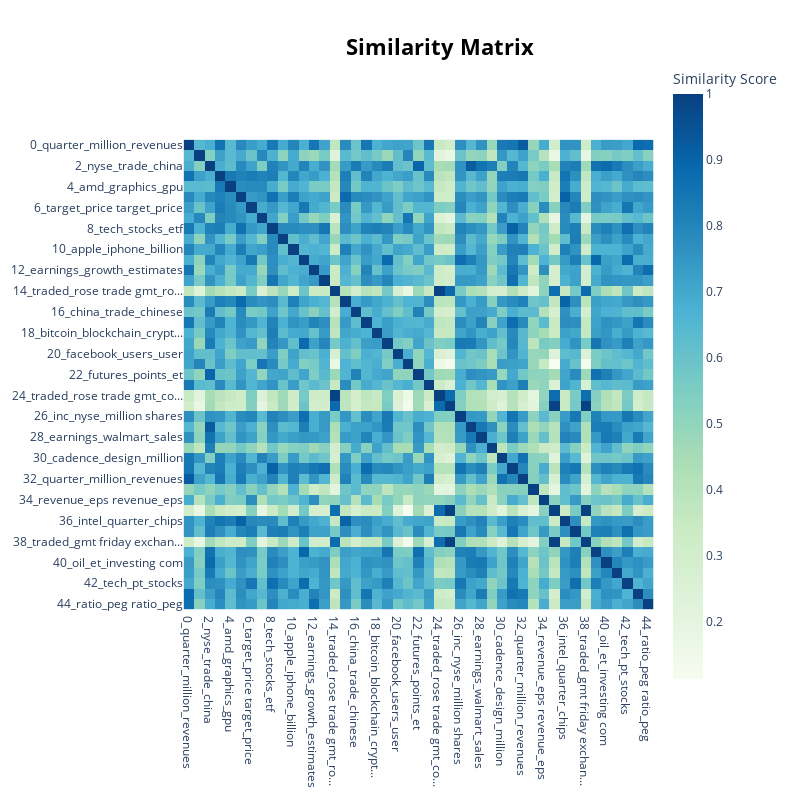

Write notebook code for a chart like this one.
### Code cell
default_topic_model.visualize_heatmap()

### Figure 1 — Plotly figure (JSON) as saved in the notebook; plotly's stock layout.template omitted (floating-point values rounded to 4 significant figures; data arrays with more than 128 entries replaced by an {"elided": "..."} marker saying what was removed)
{"data": [{"coloraxis": "coloraxis", "hovertemplate": "x: %{x}<br>y: %{y}<br>Similarity Score: %{z}<extra></extra>", "name": "0", "type": "heatmap", "x": ["0_quarter_million_revenues", "1_driving_self_self driving", "2_nyse_trade_china", "3_gaming_quarter_billion", "4_amd_graphics_gpu", "5_semiconductor_earnings_in...", "6_target_price target_price", "7_intel_ai_chips", "8_tech_stocks_etf", "9_inc_close_performers", "10_apple_iphone_billion", "11_resistance_stock_towards", "12_earnings_growth_estimates", "13_stocks_tracey_investment", "14_traded_rose trade gmt_ro...", "15_micron_quarter_dram", "16_china_trade_chinese", "17_analyst_research_reports", "18_bitcoin_blockchain_crypt...", "19_day_trading_call", "20_facebook_users_user", "21_ai_robotics_ml", "22_futures_points_et", "23_storage_pure storage_wes...", "24_traded_rose trade gmt_co...", "25_traded_fell trade gmt_co...", "26_inc_nyse_million shares", "27_might_week_market", "28_earnings_walmart_sales", "29_us_targets_scenario", "30_cadence_design_million", "31_stocks_earnings_shares", "32_quarter_million_revenues", "33_qualcomm_commission_said", "34_revenue_eps revenue_eps", "35_traded_com fell trade_co...", "36_intel_quarter_chips", "37_stock_nyse_com stocks fo...", "38_traded_gmt friday exchan...", "39_resistance_stock_around", "40_oil_et_investing com", "41_percent_index_reuters", "42_tech_pt_stocks", "43_investment_earnings_elas...", "44_ratio_peg ratio_peg"], "xaxis": "x", "y": ["0_quarter_million_revenues", "1_driving_self_self driving", "2_nyse_trade_china", "3_gaming_quarter_billion", "4_amd_graphics_gpu", "5_semiconductor_earnings_in...", "6_target_price target_price", "7_intel_ai_chips", "8_tech_stocks_etf", "9_inc_close_performers", "10_apple_iphone_billion", "11_resistance_stock_towards", "12_earnings_growth_estimates", "13_stocks_tracey_investment", "14_traded_rose trade gmt_ro...", "15_micron_quarter_dram", "16_china_trade_chinese", "17_analyst_research_reports", "18_bitcoin_blockchain_crypt...", "19_day_trading_call", "20_facebook_users_user", "21_ai_robotics_ml", "22_futures_points_et", "23_storage_pure storage_wes...", "24_traded_rose trade gmt_co...", "25_traded_fell trade gmt_co...", "26_inc_nyse_million shares", "27_might_week_market", "28_earnings_walmart_sales", "29_us_targets_scenario", "30_cadence_design_million", "31_stocks_earnings_shares", "32_quarter_million_revenues", "33_qualcomm_commission_said", "34_revenue_eps revenue_eps", "35_traded_com fell trade_co...", "36_intel_quarter_chips", "37_stock_nyse_com stocks fo...", "38_traded_gmt friday exchan...", "39_resistance_stock_around", "40_oil_et_investing com", "41_percent_index_reuters", "42_tech_pt_stocks", "43_investment_earnings_elas...", "44_ratio_peg ratio_peg"], "yaxis": "y", "z": {"elided": "45x45 float values"}}], "layout": {"coloraxis": {"colorbar": {"title": {"text": "Similarity Score"}}, "colorscale": [[0, "rgb(247,252,240)"], [0.125, "rgb(224,243,219)"], [0.25, "rgb(204,235,197)"], [0.375, "rgb(168,221,181)"], [0.5, "rgb(123,204,196)"], [0.625, "rgb(78,179,211)"], [0.75, "rgb(43,140,190)"], [0.875, "rgb(8,104,172)"], [1, "rgb(8,64,129)"]]}, "height": 800, "hoverlabel": {"bgcolor": "white", "font": {"family": "Rockwell", "size": 16}}, "legend": {"title": {"text": "Trend"}}, "margin": {"t": 60}, "showlegend": true, "title": {"font": {"color": "Black", "size": 22}, "text": "<b>Similarity Matrix</b>", "x": 0.55, "xanchor": "center", "y": 0.95, "yanchor": "top"}, "width": 800, "xaxis": {"anchor": "y", "constrain": "domain", "domain": [0, 1], "scaleanchor": "y"}, "yaxis": {"anchor": "x", "autorange": "reversed", "constrain": "domain", "domain": [0, 1]}}}
